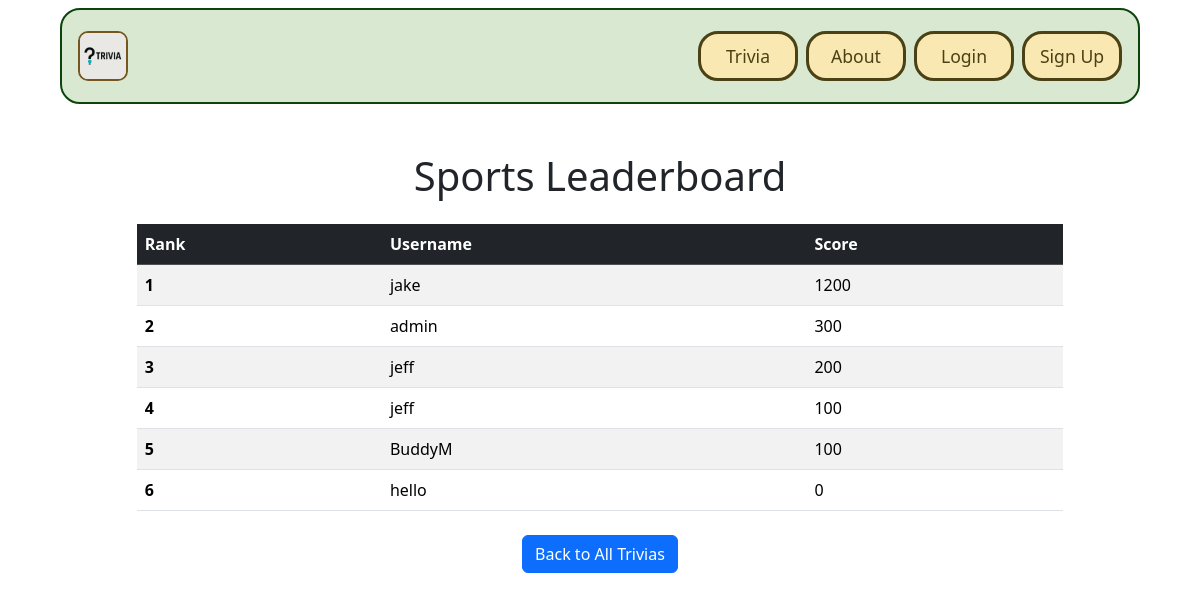
Page /trivias/trivia/1/leaderboard/ on the committed database.
### trivias/models.py (models this page shows, shortened)
class Trivia(models.Model):
    id = models.AutoField(primary_key=True)
    name = models.CharField(max_length=255)
    difficulty = models.CharField(max_length=255)
    image = models.ImageField(upload_to='trivia_images/')
    url = models.CharField(max_length=255, blank=True, null=True)

class TriviaScore(models.Model):
    user = models.ForeignKey(User, on_delete=models.CASCADE)
    trivia = models.ForeignKey('Trivia', on_delete=models.CASCADE)
    score = models.IntegerField(default=0)
    last_played = models.DateTimeField(null=True, blank=True)

### trivias/views.py (the view)
# urls.py: path('trivia/<int:trivia_id>/leaderboard/', views.leaderboard, name='leaderboard'),
def leaderboard(request, trivia_id):
    trivia = get_object_or_404(Trivia, id=trivia_id)
    scores = TriviaScore.objects.filter(trivia=trivia).order_by('-score', '-last_played')[:10]
    return render(request, 'trivias/leaderboard.html', {'scores': scores, 'trivia': trivia})

### trivias/templates/trivias/leaderboard.html
{% extends 'base.html' %}
{% block content %}
<div class="container mt-5">
    <h1 class="text-center mb-4">{{ trivia.name }} Leaderboard</h1>
    <table class="table table-striped table-hover">
        <thead class="table-dark">
            <tr>
                <th scope="col">Rank</th>
                <th scope="col">Username</th>
                <th scope="col">Score</th>
            </tr>
        </thead>
        <tbody>
            {% if scores %}
                {% for player in scores %}
                    <tr>
                        <th scope="row">{{ forloop.counter }}</th>
                        <td>{{ player.user.username }}</td>
                        <td>{{ player.score }}</td>
                    </tr>
                {% endfor %}
            {% else %}
                <tr>
                    <td colspan="3" class="text-center">No scores yet. Be the first to play!</td>
                </tr>
            {% endif %}
        </tbody>
    </table>
    <div class="text-center mt-4">
        <a href="{% url 'trivias.index' %}" class="btn btn-primary">Back to All Trivias</a>
    </div>
</div>
{% endblock %}

### GTMovieStore/static/css/style.css (style rules this page uses)
body { display: flex; flex-direction: column; align-items: center; min-height: 100vh; padding: 8px 0 0 0; margin: 0; }
.container { width: 90%; }

### rows in the picture
Trivia: name "Sports"
TriviaScore: user.username "jake", score "1200"
TriviaScore: user.username "admin", score "300"
TriviaScore: user.username "jeff", score "200"
TriviaScore: user.username "jeff", score "100"
TriviaScore: user.username "BuddyM", score "100"
TriviaScore: user.username "hello", score "0"
